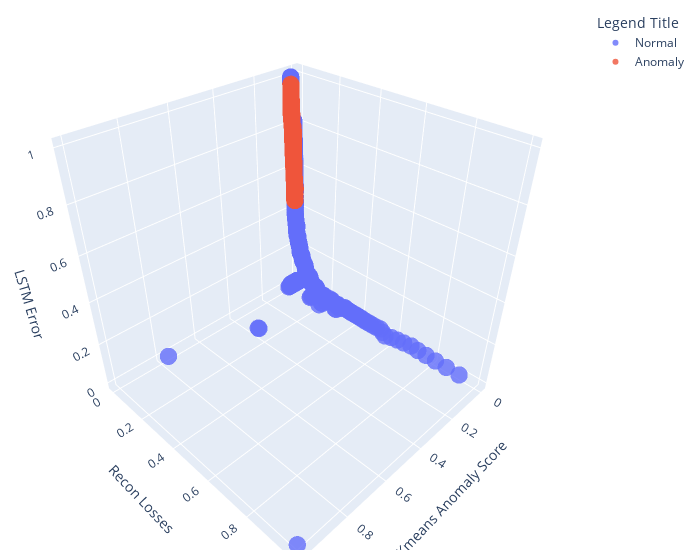

Notebook code cell kept with this figure:
### Code cell
plot(final_df)

### Figure 1 — Plotly figure (JSON) as saved in the notebook; plotly's stock layout.template omitted (floating-point values rounded to 4 significant figures; data arrays with more than 128 entries replaced by an {"elided": "..."} marker saying what was removed)
{"data": [{"marker": {"color": 0, "colorscale": [[0, "#440154"], [0.1111, "#482878"], [0.2222, "#3e4989"], [0.3333, "#31688e"], [0.4444, "#26828e"], [0.5556, "#1f9e89"], [0.6667, "#35b779"], [0.7778, "#6ece58"], [0.8889, "#b5de2b"], [1, "#fde725"]], "opacity": 0.8, "size": 6}, "mode": "markers", "name": "Normal", "type": "scatter3d", "x": {"elided": "6230 float values"}, "y": {"elided": "6230 float values"}, "z": {"elided": "6230 float values"}}, {"marker": {"color": 1, "colorscale": [[0, "#440154"], [0.1111, "#482878"], [0.2222, "#3e4989"], [0.3333, "#31688e"], [0.4444, "#26828e"], [0.5556, "#1f9e89"], [0.6667, "#35b779"], [0.7778, "#6ece58"], [0.8889, "#b5de2b"], [1, "#fde725"]], "opacity": 0.8, "size": 6}, "mode": "markers", "name": "Anomaly", "type": "scatter3d", "x": {"elided": "2401 float values"}, "y": {"elided": "2401 float values"}, "z": {"elided": "2401 float values"}}], "layout": {"legend": {"title": {"text": "Legend Title"}}, "margin": {"b": 10, "l": 10, "r": 20, "t": 10}, "scene": {"xaxis": {"title": {"text": "Kmeans Anomaly Score"}}, "yaxis": {"title": {"text": "Recon Losses"}}, "zaxis": {"title": {"text": "LSTM Error"}}}, "showlegend": true, "width": 700}}
